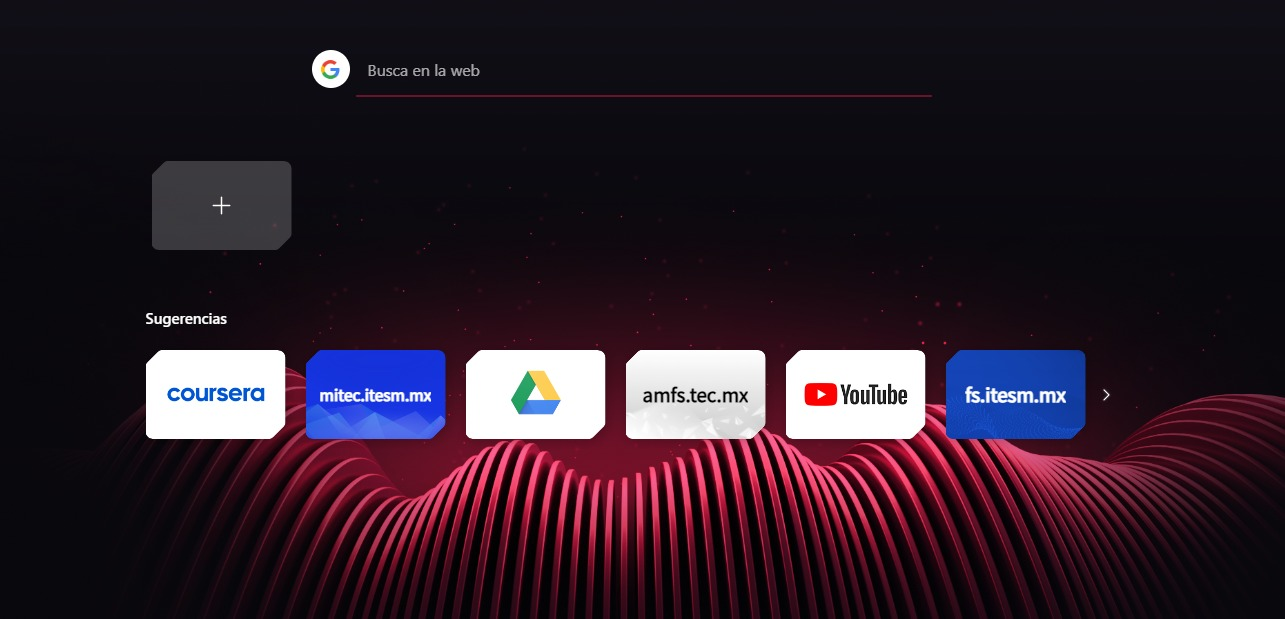
#> input picture Mision1-Control-de-Trayectoria/cva-others/imagen3.jpeg, 1285 x 619 px
$ python test2.py
#> lines starting #> are read from the running program, lines starting #| are printed output that depends on the picture; after the words box and inside, x2 and y2 are one past the last pixel; in counts of white or black regions, pixels touching at a corner belong together
import cv2

img = cv2.imread("imagen3.jpeg")  # Read image
#> img is the input picture: shape (619, 1285, 3); mean B, G, R 40.5, 28.7, 44

# Setting parameter values
t_lower = 50  # Lower Threshold
t_upper = 150  # Upper threshold

# Applying the Canny Edge filter
edge = cv2.Canny(img, t_lower, t_upper)
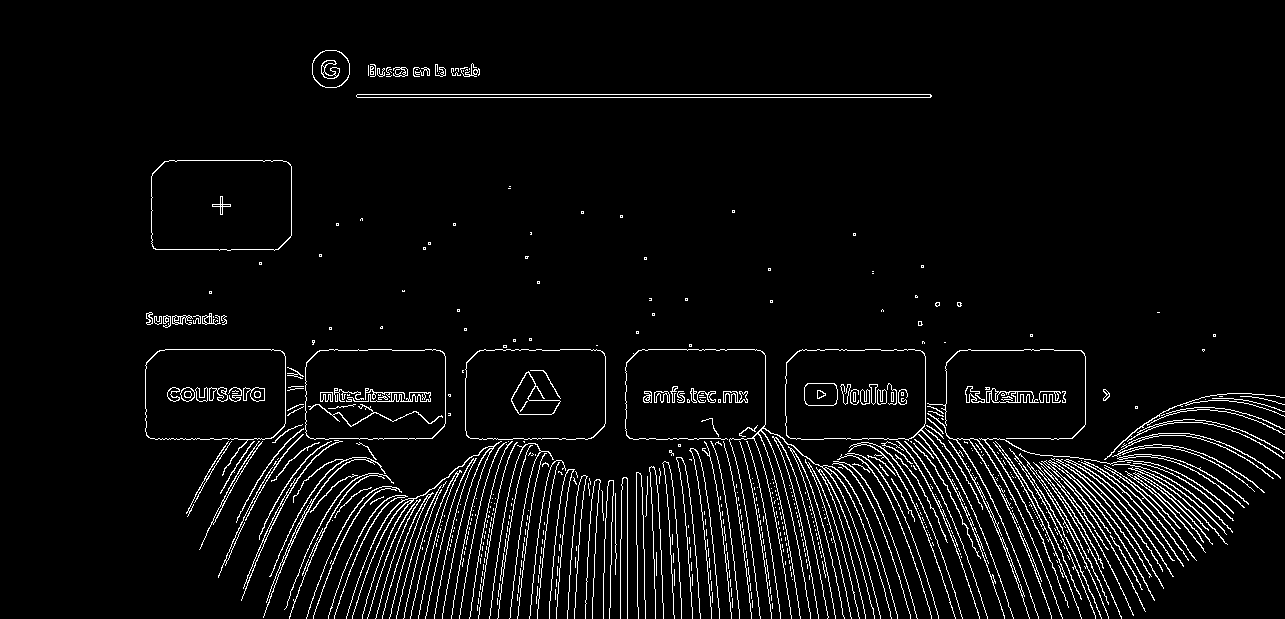
#> edge: shape (619, 1285); 4.9% white in thin lines or dots, all inside (x1, y1, x2, y2) = (145, 50, 1285, 619)

cv2.imshow('original', img)
cv2.imshow('edge', edge)
cv2.waitKey(0)
cv2.destroyAllWindows()
